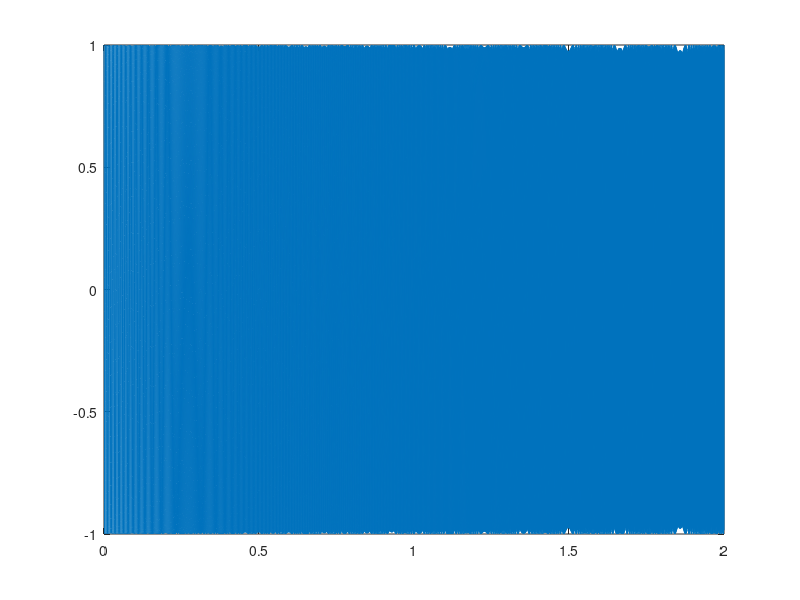

Reproduce this figure in MATLAB. (Note: this script raises an error after producing the figure.)
% SESIÓN 6 - SEÑALES Y SISTEMAS
% Ejercicio 2
% Apartado a

t = 0:0.0001:2;
f_ini = 220;
f_final = 880;
dur = 2;

s = chirp(t,f_ini,dur,f_final);
sound(s);
figure('Name','CHIRP','NumberTitle','off');
plot(t,s);

[w,F] = espectro(t,s,dur);
figure('Name','ESPECTRO','NumberTitle','off');
plot(w,abs(F));